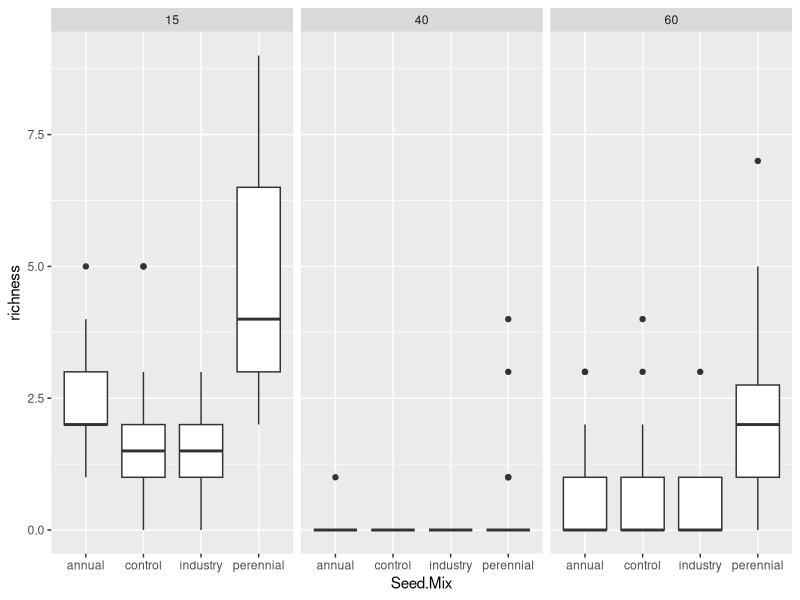
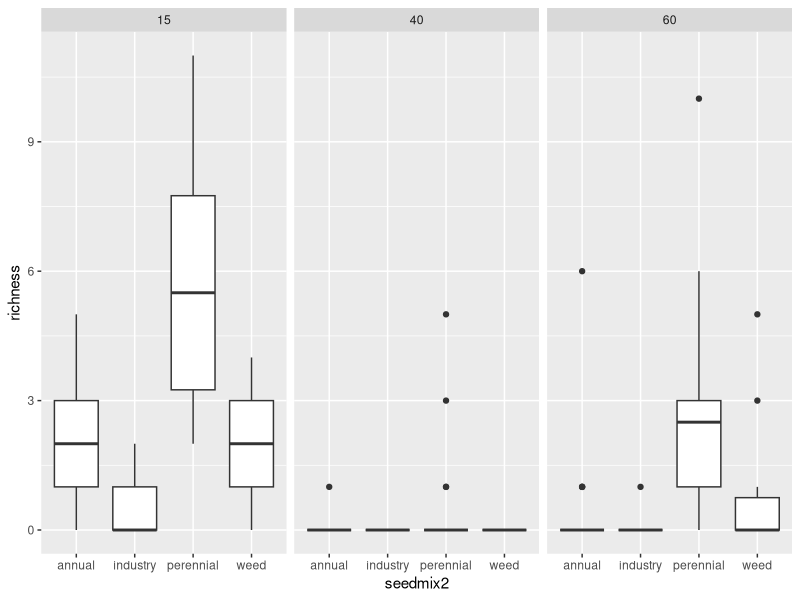

Reproduce these figures in R, in order.
## POLLINATOR THESIS PROJECT FIGURES
## Taxonomic richness by seed mix


## Libraries needed
library(tidyverse)
library(ggplot2)
library(dplyr)

#############################
#############################
## Import data
## Clean up column names and columns


#add in a full plot list to account for zeroes
plots <- read.csv("canopy_cover.csv")%>%
  filter(year==2021)%>% #have to do this here
  mutate(seedmix=ifelse(seedmix=="annuals", "annual", ifelse(seedmix=="perennials", "perennial", seedmix)))%>%
  dplyr::select(1:4)
names(plots) <- c("Orchard.Age", "Block", "Management", "Seed.Mix")


collectedpollinators <- read.csv("collectedpollinators_combined.csv")%>%
  mutate(Management=ifelse(Management=="flailscrape"|Management=="scraped", "scraped", ifelse(Management=="flail"|Management=="flailed", "flailed", "unmanaged")))%>%
  mutate(Seed.Mix=ifelse(Seed.Mix=="annuals"|Seed.Mix=="annual", "annual", ifelse(Seed.Mix=="perennials"|Seed.Mix=="perennial", "perennial", Seed.Mix)))%>%
  group_by(Year, Orchard.Age, Block, Management, Seed.Mix, Host.Plant, Order, Genus)%>%
  summarize(Count=sum(Count))
seedmix.rich<-collectedpollinators%>% #this is just the richness in each plot (ignoring what the species is)
  ungroup()%>%
  group_by(Orchard.Age, Block, Management, Seed.Mix)%>%
 summarize(richness=length(unique(Genus)))
seedmix.rich<-full_join(plots, seedmix.rich)%>%
  mutate(richness=ifelse(is.na(richness), 0, richness))

#############################
#############################

## First, I need to filter the collected pollinators dataset to find the taxonomic
## richness for each seed mix
## To do this, I don't actually want to use the 'Seed.Mix' column, since it's just
## the sub-plot that the insect was collected in and might have escapee plants in it.
## Instead, I should be able to filter by the actual plant that an insect was collected on
## and put it in the corresponding seed mix category
## E.g., if an insect was collected off of Achillea that was in the 'annual' subplot, I'll
## just look at the plant identity it was collected off of when adding it to the taxonomic
## richness value for the perennial seed mix -- so it doesn't matter that it was collected
## in an annual sub-plot.

annualspecies <- c("collomia", "amsinckia", "clarkia", "epilobium", "gilia",
                    "lotus", "plectritis", "sanguisorba")

perennialspecies <- c("achillea", "agoseris", "lomatium", "potentilla",
                                                      "prunella", "viola", "geum", "eriophyllum")

industryspecies <- c("barley", "oats", "vetch", "clover")

taxonomicrichness<-collectedpollinators%>% #this is just the richness in each plot (ignoring what the species is)
  mutate(seedmix2=ifelse(Host.Plant%in%perennialspecies, "perennial",
                         ifelse(Host.Plant%in%annualspecies, "annual", 
                                ifelse(Host.Plant%in%industryspecies, "industry", 
                                       ifelse(Host.Plant=="weed","weed", Host.Plant)))))%>%
  ungroup()%>%
  group_by(Orchard.Age, Block, Management, seedmix2)%>%
  summarize(richness=length(unique(Genus)))

newplots<-plots%>%  #convert to species types
  mutate(seedmix2=ifelse(Seed.Mix=="control", "weed", Seed.Mix))%>%
  dplyr::select(-Seed.Mix)

taxonomicrichness<-full_join(newplots, taxonomicrichness)%>% #need zeroes
  mutate(richness=ifelse(is.na(richness), 0, richness))



#############################
#############################

## Plot
## I want to do a box plot with error bars

#version 1: the actual seedmix
ggplot(subset(seedmix.rich, Seed.Mix!="megamix"), aes(x=Seed.Mix, y=richness))+geom_boxplot()+ #how did megamix get in here?
  facet_wrap(~Orchard.Age)

#version 2: based on species type
ggplot(subset(taxonomicrichness, seedmix2!="megamix"), aes(x=seedmix2, y=richness))+geom_boxplot()+ #how did megamix get in here?
  facet_wrap(~Orchard.Age)

